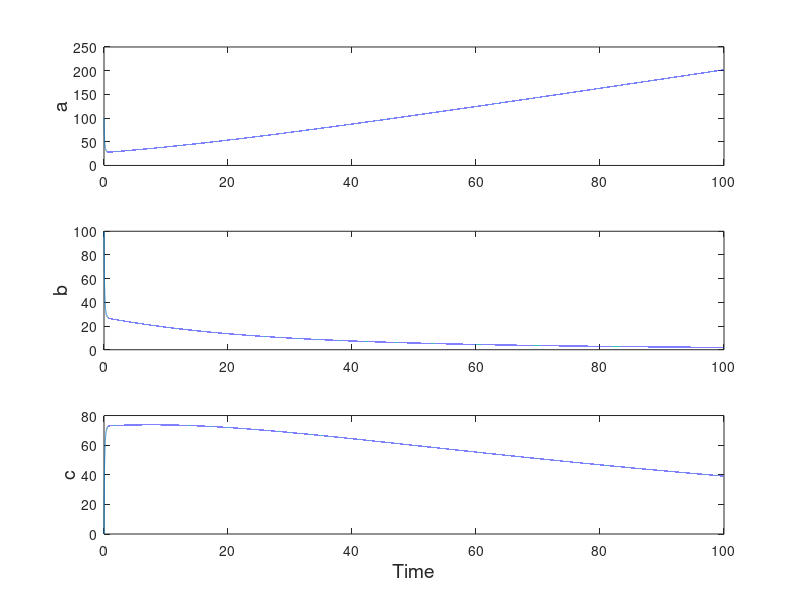

This chart was generated by the following MATLAB code:
%This is a MATLAB code to simulate a toy model,

% It has 3 variables: a,b and c. with the following reactions:

    % synthesis
    % -> 2 * a;    at rate:    k_a

    % reversible bi-molecular conversion
    % a + b <-> c;  at forward rate:    k_ab * a * b
    %               at backward rate:   k_c * c

     % degradation
    % c ->;    at rate:    k_deg * c


    % c ->;    at rate:    k_deg * c
    % c ->;    at rate:    k_deg * c



% Define the Parameters
k_a   = 1;
k_ab  = 0.1;
k_c   = 1;
k_deg = 0.01;

% Initial values for a,b,c
a = 100;
b = 100;
c = 0;

% Duration of the simulation [Units must be the same than the rate constants']
TSpan = 100;

% Pick a timestep
dt = 0.001;

% Compute number of steps
NSteps = TSpan / dt;

% Initialize vectors to store variables for each timestep
a_vec = zeros(NSteps , 1);
b_vec = zeros(NSteps , 1);
c_vec = zeros(NSteps , 1);

% Create the corresponding time vector
t_vec = 0:dt:(TSpan - dt);

% Simulation of the model
for i = 1 : NSteps

    % Store variables values for each time step into dedicated vectors
    a_vec(i) = a;
    b_vec(i) = b;   
    c_vec(i) = c;

    % initialize the rates of change for each variable with 0
    da    = 0;
    db    = 0;
    dc    = 0;

    % for each reaction - add up contributions to rates of changes

    % synthesis
    % -> 2 * a;    at rate:    k_a
    v_1 = k_a;
    da  = da + 2 * v_1;

    % reversible bi-molecular conversion
    % a + b <-> c;  at forward rate:    k_ab * a * b
    %               at backward rate:   k_c * c
    v_2 = k_ab * a * b - k_c * c;
    da = da - v_2;
    db = db - v_2;
    dc = dc + v_2;

    % degradation
    % c ->;    at rate:    k_deg * c
    v_3 = k_deg * c;
    dc = dc - v_3;

    % Update all the variables
    a = a + da * dt;
    b = b + db * dt;
    c = c + dc * dt;

end

figure(1)
subplot(3 , 1 , 1)
plot(t_vec , a_vec)
ylabel('a', 'fontsize', 14);

subplot(3 , 1 , 2)
plot(t_vec , b_vec)
ylabel('b', 'fontsize', 14);

subplot(3 , 1 , 3)
plot(t_vec , c_vec)
ylabel('c', 'fontsize', 14);
xlabel('Time' , 'fontsize' , 14);
